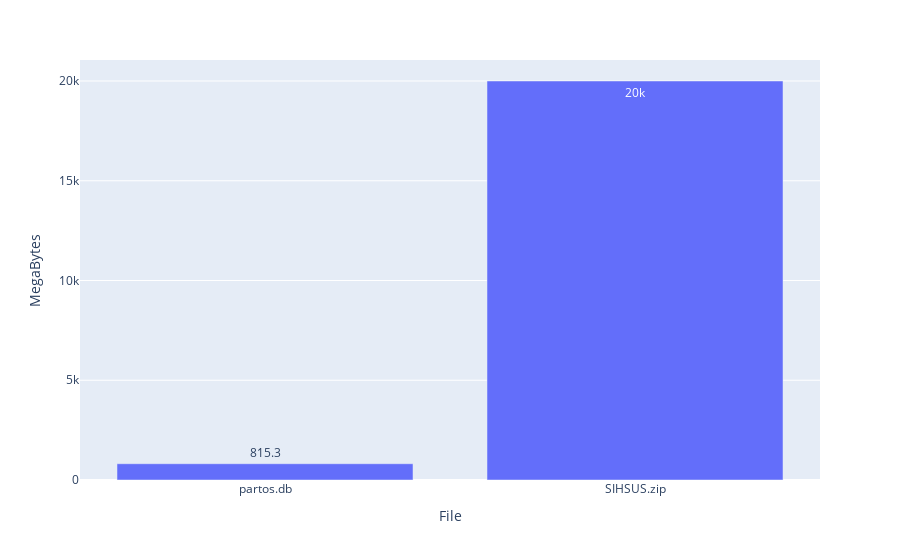

Notebook source saved alongside this figure:
### Markdown cell above
Uma vez definido as informações a serem utilizadas na construção de nossa base de dados, agora vamos ver como ficou a estrutura resultante.

A base de dados resultante é um aquivo de extensão`.db` criado a partir de uma instância de um banco `SQLite3`. O arquivo contém as informações necessárias para a análise de nosso projeto, e possui `815MB` de tamanho. Ao comparar com a base completa do SIHSUS que possui 20GB, nossa base equivale a x% do espaço da base original.

### Code cell
sizes = pd.read_csv('data/consult/sizes.csv')
fig = px.bar(
	sizes,
	x='File',
	y='MegaBytes',
	text_auto=True)
fig.show()

### Figure 1 — Plotly figure (JSON) as saved in the notebook; plotly's stock layout.template omitted (floating-point values rounded to 4 significant figures)
{"data": [{"alignmentgroup": "True", "hovertemplate": "File=%{x}<br>MegaBytes=%{y}<extra></extra>", "legendgroup": "", "marker": {"color": "#636efa", "pattern": {"shape": ""}}, "name": "", "offsetgroup": "", "orientation": "v", "showlegend": false, "textposition": "auto", "texttemplate": "%{y}", "type": "bar", "x": ["partos.db", "SIHSUS.zip"], "xaxis": "x", "y": [815.3, 20000], "yaxis": "y"}], "layout": {"barmode": "relative", "legend": {"tracegroupgap": 0}, "margin": {"t": 60}, "xaxis": {"anchor": "y", "domain": [0, 1], "title": {"text": "File"}}, "yaxis": {"anchor": "x", "domain": [0, 1], "title": {"text": "MegaBytes"}}}}
